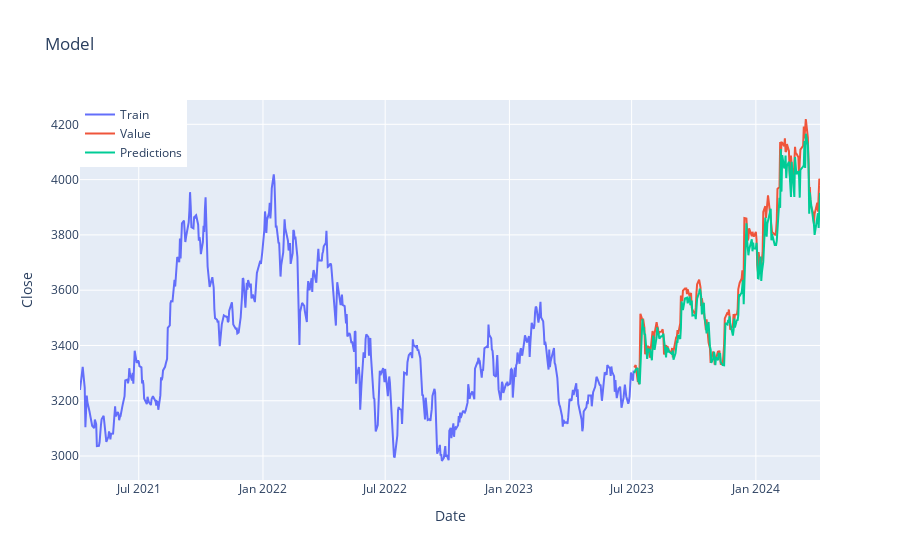

Notebook code for this chart:
### Code cell
trace_train = go.Scatter(x=train.index, y=train['Close'], mode='lines', name='Train')
trace_valid = go.Scatter(x=valid.index, y=valid['Close'], mode='lines', name='Value')
trace_predictions = go.Scatter(x=valid.index, y=valid['Predictions'], mode='lines', name='Predictions')

# Define layout
layout = go.Layout(title='Model', xaxis=dict(title='Date'), yaxis=dict(title='Close'), legend=dict(x=0, y=1))

# Create figure
fig = go.Figure(data=[trace_train, trace_valid, trace_predictions], layout=layout)
pio.show(fig)

### Figure 1 — Plotly figure (JSON) as saved in the notebook; plotly's stock layout.template omitted (floating-point values rounded to 4 significant figures; data arrays with more than 128 entries replaced by an {"elided": "..."} marker saying what was removed)
{"data": [{"mode": "lines", "name": "Train", "type": "scatter", "x": {"elided": "558 str values"}, "y": {"elided": "558 float values"}}, {"mode": "lines", "name": "Value", "type": "scatter", "x": {"elided": "186 str values"}, "y": {"elided": "186 float values"}}, {"mode": "lines", "name": "Predictions", "type": "scatter", "x": {"elided": "186 str values"}, "y": {"elided": "186 float values"}}], "layout": {"legend": {"x": 0, "y": 1}, "title": {"text": "Model"}, "xaxis": {"title": {"text": "Date"}}, "yaxis": {"title": {"text": "Close"}}}}
